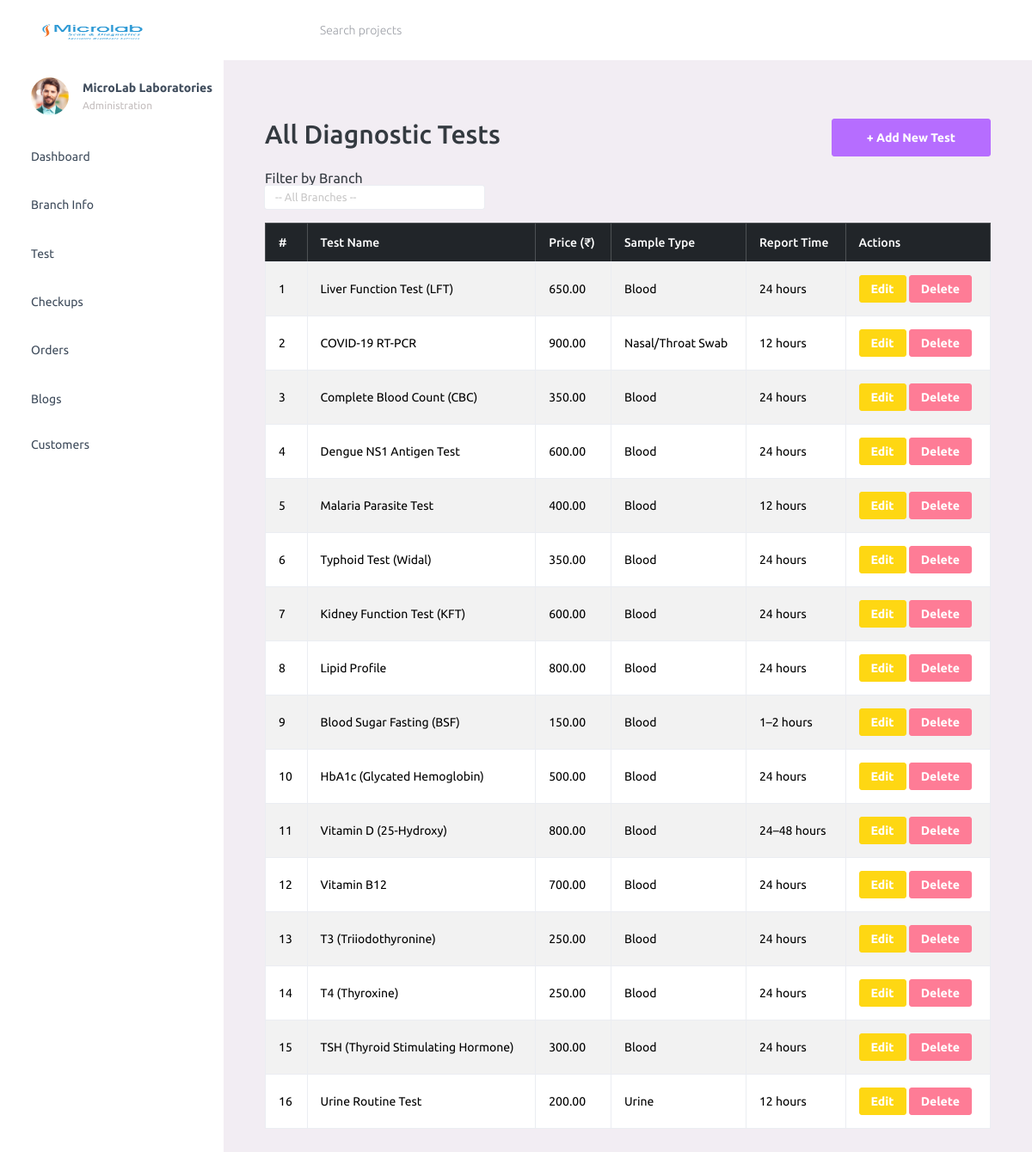
The page /tests/ on the database its author committed.
### Diagnosis_App/models.py (models this page shows)
class DiagnosticTest(models.Model):
    name = models.CharField(max_length=100)
    description = models.TextField()  # can be "About the Test"
    instructions = models.TextField(blank=True, null=True)  # Test Preparation
    price = models.DecimalField(max_digits=8, decimal_places=2)
    sample_type = models.CharField(max_length=100)
    report_time = models.CharField(max_length=100)
    reports_within = models.CharField(max_length=100, blank=True, null=True)
    measures = models.TextField(blank=True, null=True)  # What is being measured
    components = models.TextField(blank=True, null=True)  # List of parameters
    purpose = models.TextField(blank=True, null=True)  # Why This Test
    category = models.CharField(max_length=100, blank=True, null=True)
    interpretations = models.TextField(blank=True, null=True)
    branch=models.ForeignKey(Branch,on_delete=models.CASCADE,null=True)
    views = models.IntegerField(default=0)

### Diagnosis_App/views.py (the view)
# urls.py: path('tests/', views.test_list, name='test_list'),
def test_list(request):
    if request.session.get("b_id"):
        branch=Branch.objects.get(id=request.session['b_id'])
        tests = DiagnosticTest.objects.filter(branch=branch)
        return render(request, 'test_list.html', {
            'tests': tests,
        })
    else:
        selected_branch_id = request.GET.get('branch')
        branches = Branch.objects.all()
        if selected_branch_id:
            tests = DiagnosticTest.objects.filter(branch_id=selected_branch_id)
        else:
            tests = DiagnosticTest.objects.all()
        return render(request, 'test_list.html', {
            'tests': tests,
            'branches': branches,
            'selected_branch_id': selected_branch_id,
        })

### templates/test_list.html (shortened to what this page needs)
{% if request.session.b_id%}
{% include 'navbar_branch.html' %}
{% else %}
{% include 'navbar.html' %}
{% endif %}
<div class="container mt-4">
  <div class="d-flex justify-content-between align-items-center mb-3">
    <h2>All Diagnostic Tests</h2>
    <a href="{% url 'test_create' %}" class="btn btn-primary">+ Add New Test</a>
  </div>
  {% if not request.session.b_id%}
 <form method="GET" class="mb-3">
    <div class="row">
      <div class="col-md-4">
        <label for="branch">Filter by Branch</label>
        <select name="branch" class="form-control" onchange="this.form.submit()">
          <option value="">-- All Branches --</option>
        </select>
      </div>
    </div>
  </form>
  {% endif %}
  {% if tests %}
  <div class="table-responsive">
    <table class="table table-bordered table-striped">
      <thead class="table-dark">
        <tr>
          <th>#</th>
          <th>Test Name</th>
          <th>Price (₹)</th>
          <th>Sample Type</th>
          <th>Report Time</th>
          <th>Actions</th>
        </tr>
      </thead>
      <tbody>
        {% for test in tests %}
        <tr>
          <td>{{ forloop.counter }}</td>
          <td>{{ test.name }}</td>
          <td>{{ test.price }}</td>
          <td>{{ test.sample_type }}</td>
          <td>{{ test.report_time }}</td>
          <td>
            <a href="{% url 'test_edit' test.id %}" class="btn btn-sm btn-warning">Edit</a>
            <a href="{% url 'test_delete' test.id %}" class="btn btn-sm btn-danger">Delete</a>
          </td>
        </tr>
        {% endfor %}
      </tbody>
    </table>
  </div>
  {% else %}
  <div class="alert alert-info">No diagnostic tests available.</div>
  {% endif %}
</div>

### rows shown on the page
DiagnosticTest: name "Liver Function Test (LFT)", price "650.00", sample_type "Blood", report_time "24 hours"
DiagnosticTest: name "COVID-19 RT-PCR", price "900.00", sample_type "Nasal/Throat Swab", report_time "12 hours"
DiagnosticTest: name "Complete Blood Count (CBC)", price "350.00", sample_type "Blood", report_time "24 hours"
DiagnosticTest: name "Dengue NS1 Antigen Test", price "600.00", sample_type "Blood", report_time "24 hours"
DiagnosticTest: name "Malaria Parasite Test", price "400.00", sample_type "Blood", report_time "12 hours"
DiagnosticTest: name "Typhoid Test (Widal)", price "350.00", sample_type "Blood", report_time "24 hours"
DiagnosticTest: name "Kidney Function Test (KFT)", price "600.00", sample_type "Blood", report_time "24 hours"
DiagnosticTest: name "Lipid Profile", price "800.00", sample_type "Blood", report_time "24 hours"
DiagnosticTest: name "Blood Sugar Fasting (BSF)", price "150.00", sample_type "Blood", report_time "1–2 hours"
DiagnosticTest: name "HbA1c (Glycated Hemoglobin)", price "500.00", sample_type "Blood", report_time "24 hours"
DiagnosticTest: name "Vitamin D (25-Hydroxy)", price "800.00", sample_type "Blood", report_time "24–48 hours"
DiagnosticTest: name "Vitamin B12", price "700.00", sample_type "Blood", report_time "24 hours"
DiagnosticTest: name "T3 (Triiodothyronine)", price "250.00", sample_type "Blood", report_time "24 hours"
DiagnosticTest: name "T4 (Thyroxine)", price "250.00", sample_type "Blood", report_time "24 hours"
DiagnosticTest: name "TSH (Thyroid Stimulating Hormone)", price "300.00", sample_type "Blood", report_time "24 hours"
DiagnosticTest: name "Urine Routine Test", price "200.00", sample_type "Urine", report_time "12 hours"
